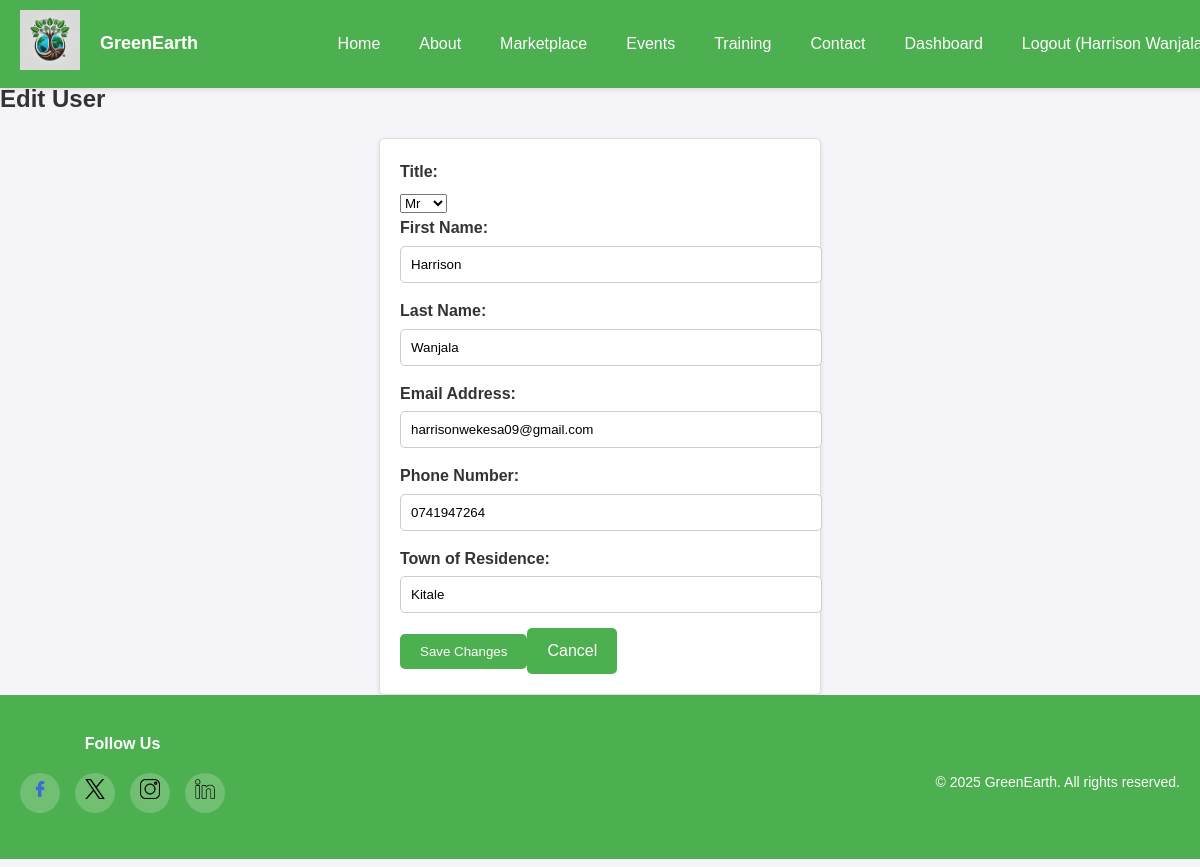
The page /edit_user.php?id=4 (signed in) on the database its author committed.
### tables this page shows
CREATE TABLE `users` (
  `id` int(11) NOT NULL,
  `username` varchar(50) DEFAULT NULL,
  `email` varchar(100) NOT NULL,
  `password` varchar(255) NOT NULL,
  `role` enum('admin','user') DEFAULT 'user',
  `created_at` timestamp NOT NULL DEFAULT current_timestamp(),
  `title` varchar(10) DEFAULT NULL,
  `first_name` varchar(50) NOT NULL,
  `last_name` varchar(50) NOT NULL,
  `phone` varchar(20) DEFAULT NULL,
  `town` varchar(100) DEFAULT NULL
);

### edit_user.php (the view, shortened to what this page needs)
<?php
include 'php/header.php';
include 'php/db.php';
$user_id = isset($_GET['id']) ? (int)$_GET['id'] : 0;
$sql = "SELECT * FROM users WHERE id = ?";
$stmt = $conn->prepare($sql);
$stmt->bind_param("i", $user_id);
$stmt->execute();
$result = $stmt->get_result();
if ($result->num_rows > 0) {
    $user = $result->fetch_assoc();
} else {
    echo '<p>User not found.</p>';
    exit;
}
echo '<section class="edit-user">';
echo '<h2>Edit User</h2>';
echo '<form method="POST">';
echo '<label for="title">Title:</label>';
echo '<select id="title" name="title" required>';
echo '<option value="Mr" ' . ($user['title'] === 'Mr' ? 'selected' : '') . '>Mr</option>';
echo '</select>';
echo '<label for="first_name">First Name:</label>';
echo '<input type="text" id="first_name" name="first_name" value="' . htmlspecialchars($user['first_name'] ?? '') . '" required>';
echo '<label for="last_name">Last Name:</label>';
echo '<input type="text" id="last_name" name="last_name" value="' . htmlspecialchars($user['last_name'] ?? '') . '" required>';
echo '<label for="email">Email Address:</label>';
echo '<input type="email" id="email" name="email" value="' . htmlspecialchars($user['email'] ?? '') . '" required>';
echo '<label for="phone">Phone Number:</label>';
echo '<input type="text" id="phone" name="phone" value="' . htmlspecialchars($user['phone'] ?? '') . '">';
echo '<label for="town">Town of Residence:</label>';
echo '<input type="text" id="town" name="town" value="' . htmlspecialchars($user['town'] ?? '') . '">';
echo '<button type="submit" class="button">Save Changes</button>';
echo '<a href="admin.php" class="button">Cancel</a>';
echo '</form>';
echo '</section>';
include 'php/footer.php';

### css/styles.css (style rules this page uses)
body { margin-top: 80px; font-family: Arial, sans-serif; margin-left: 0; margin-right: 0; padding: 0; background-color: #f4f4f9; color: #333; line-height: 1.6; }
form { max-width: 400px; margin: 0 auto; padding: 20px; background-color: white; border: 1px solid #ddd; border-radius: 5px; box-shadow: 0 2px 5px rgba(0, 0, 0, 0.1); }
form label { display: block; margin-bottom: 5px; font-weight: bold; }
form input[type="text"], form input[type="email"], form input[type="password"] { width: 100%; padding: 10px; margin-bottom: 15px; border: 1px solid #ccc; border-radius: 5px; }
form button { background-color: #4CAF50; color: white; padding: 10px 20px; border: none; border-radius: 5px; cursor: pointer; transition: background-color 0.3s ease; }
.button { background-color: #4CAF50; color: white; padding: 10px 20px; border: none; border-radius: 5px; cursor: pointer; transition: background-color 0.3s ease; text-decoration: none; display: inline-block; }

### rows shown on the page
users: first_name "Harrison", last_name "Wanjala", email "harrisonwekesa09@gmail.com", phone "0741947264", town "Kitale"

### other values the page prints
$username "Harrison…"
